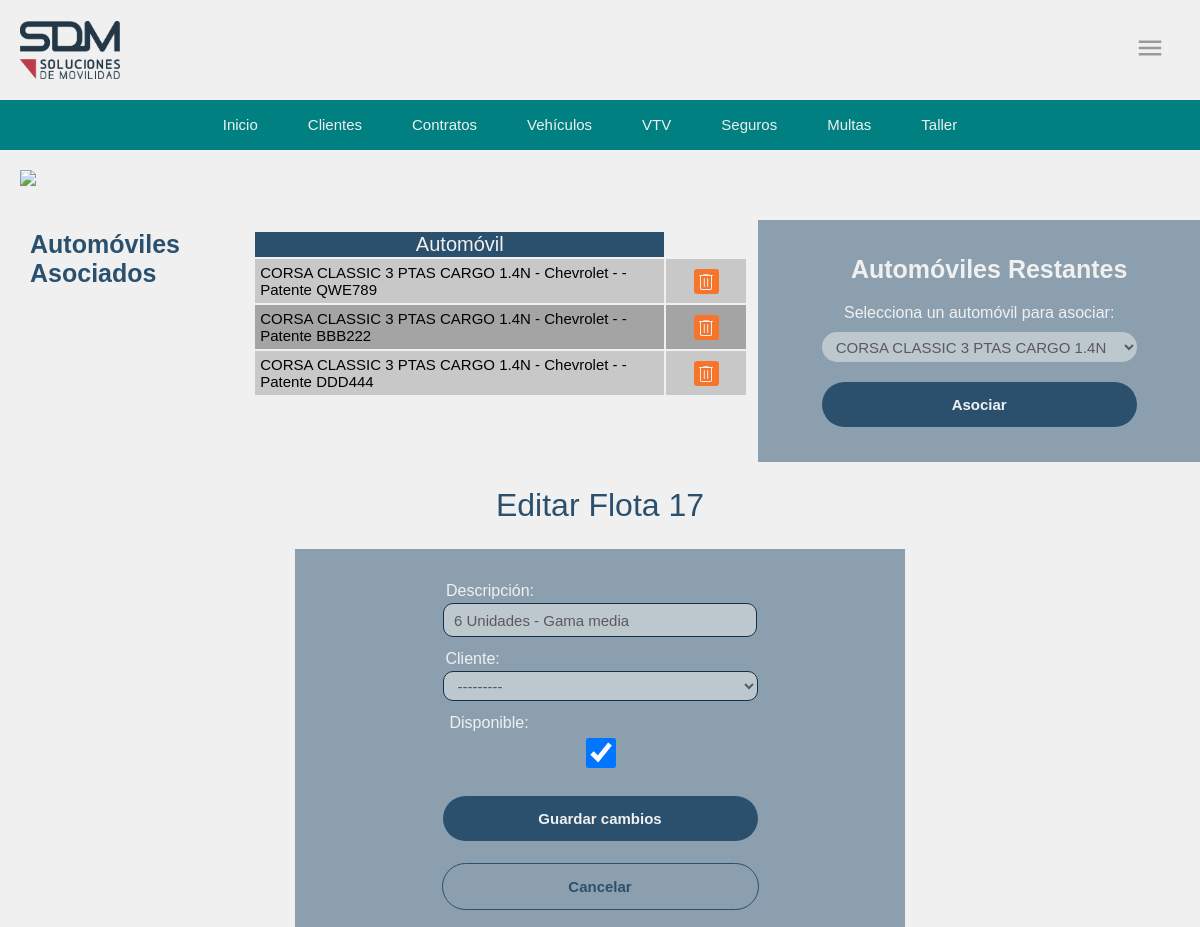
The app's page /operacion/flota/17/ (signed in) with its own data.
### operacion/models.py (models this page shows, shortened)
class Automovil(models.Model):
    marca = models.ForeignKey('Modelo', on_delete=models.RESTRICT, blank=False, null=False)
    Estado = models.ForeignKey(EstadoAutomovil, on_delete=models.RESTRICT, blank=True, null=True)
    anio = models.PositiveIntegerField()
    color = models.CharField(max_length=30)
    kilometraje = models.PositiveIntegerField()
    numero_chasis = models.CharField(max_length=30, verbose_name="Nº de Chasis", unique=True)
    numero_motor = models.CharField(max_length=30, verbose_name="Nº de Motor", unique=True)
    patente = models.CharField(max_length=10, unique=True)
    vtv = models.ForeignKey(Vtv, on_delete=models.RESTRICT)
    poliza = models.ForeignKey('PolizaSeguro',verbose_name="Póliza", on_delete=models.RESTRICT, blank=True, null=True)
    visibilidad = models.BooleanField(default=True)  # Campo de visibilidad para ocultar automóviles eliminados
    flota = models.ForeignKey(Flota, on_delete=models.RESTRICT, blank=True, null=True)
    titular = models.ForeignKey(Titular, on_delete=models.CASCADE, related_name='titular',null=True, blank=True)
    fecha_ultimo_servicio = models.DateField(blank=True, null=True)  # Fecha del último servicio
    km_ultimo_servicio = models.PositiveIntegerField(blank=True, null=True)  # Kilometraje del último servicio
    fecha_ultimo_siniestro = models.DateTimeField(blank=True, null=True)
    cantidad_de_sinistros = models.PositiveIntegerField(default=0)
    class Meta:
        verbose_name_plural = "Automóviles"

class Modelo(models.Model):
    nombre = models.CharField(max_length=50)
    marca = models.ForeignKey(Marca, on_delete=models.CASCADE, related_name="modelos")
    def __str__(self):
        return f"{self.nombre} - {self.marca.nombre}"

class Marca(models.Model):
    nombre = models.CharField(max_length=50, unique=True)

class Flota(models.Model):
    descripcion = models.CharField(max_length=1500, verbose_name="Descripción")
    cliente = models.ForeignKey(Cliente, on_delete=models.RESTRICT)
    disponible = models.BooleanField(default=True)
    class Meta:
        verbose_name_plural = "Flotas"

### operacion/views.py (the view)
# urls.py: path('flota/<int:pk>/', editar_flota, name='editar_flota'),
@login_required
def editar_flota(request, pk):
    flota = get_object_or_404(Flota, pk=pk)
    automoviles_asociados = Automovil.objects.filter(flota=flota).filter(visibilidad=True)
    automoviles_restantes = Automovil.objects.exclude(flota=flota).filter(visibilidad=True)
    if request.method == 'POST':
        form = FlotaForm(request.POST, instance=flota)
        if form.is_valid():
            form.save()
            return redirect('listado_flota')  # Redirigir al listado después de guardar
    else:
        form = FlotaForm(instance=flota)
    return render(request, 'flota/editar_flota.html', {
        'form': form,
        'flota': flota,
        'automoviles_asociados': automoviles_asociados,
        'automoviles_restantes': automoviles_restantes,
})

### operacion/forms.py
class FlotaForm(forms.ModelForm):
    class Meta:
        model = Flota
        fields = '__all__'  # Incluye todos los campos del modelo
        exclude=['visibilidad']
        widgets = {
            'descripcion': forms.TextInput(attrs={'placeholder': 'Cantidad de unidades y descripción'}),
        }
    def __init__(self, *args, **kwargs):
        super().__init__(*args, **kwargs)
        self.fields['cliente'].queryset = Cliente.objects.filter(visible=True)

### operacion/models.py (called while the page is built)
    def __str__(self):
        return f"{self.razon_social}"

### operacion/templates/flota/editar_flota.html (shortened to what this page needs)
{% load static %}
<!DOCTYPE html>
<html lang="en">
<head>
    <link rel="stylesheet" type="text/css" href="{% static './style_form.css' %}">
</head>
<body class="app">
    <div class="head">
        {% include 'cabecera.html' %}
        {% include 'bnav.html' %}
        <a href="{% url 'listado_flota' %}" class="btn-atras"><img src="{% static 'operacion/img/atras.svg' %}"></a>
    </div>
    <section class="tablas">
        <h2>Automóviles Asociados</h2>
        <table class="tabla-flota">
            <tr>
                <th>Automóvil</th>
            </tr>
            {% for auto in automoviles_asociados %}
            <tr>
                <td>
                    {{ auto.marca }} - {{ auto.modelo }} - Patente {{ auto.patente }}
                </td>
                <td>
                    <form class="acciones" method="post" action="{% url 'eliminar_asociacion' pk=flota.id auto_id=auto.id %}">
                        <button class="btn" type="submit"><img src="{% static 'operacion/img/eliminar_blanco.svg' %}" alt=""></button>
                    </form>
                </td>
            </tr>
        {% empty %}
            <tr>
                <td>
                  No hay automóviles asociados a esta flota.
                </td>
            </tr>
        {% endfor %}
        </table>
    <form method="post" action="{% url 'asociar_automovil' pk=flota.id %}">
        <h2>Automóviles Restantes</h2>
        <label for="automovil_select">Selecciona un automóvil para asociar:</label>
        <select name="automovil_id" id="automovil_select">
            {% for auto in automoviles_restantes %}
                <option value="{{ auto.id }}">{{ auto.marca }} - {{ auto.modelo }} (Patente: {{ auto.patente }})</option>
            {% empty %}
                <option disabled>No hay automóviles restantes.</option>
            {% endfor %}
        </select>
        <button type="submit">Asociar</button>
    </form>
</section>
    <h1>Editar Flota {{ flota.id }}</h1>
    <form method="post">
        {{ form.as_p }}
        <button type="submit">Guardar cambios</button>
        <a href="{% url 'listado_flota' %}">Cancelar</a>
    </form>
</body>
</html>

### operacion/static/style_form.css (style rules this page uses)
body { margin: 0; padding: 0; }
:root { --background: rgb(240,240,240); --foreground: rgb(42, 80, 110); }
.app { display: flex; flex-direction: column; justify-content: center; align-items: center; background-color: var(--background); }
.head { position: sticky; top: 0; z-index: 99; }
h1 { color:var(--foreground); font-family: Verdana, Geneva, Tahoma, sans-serif; font-weight: lighter; margin: 25px; }
form button { margin: 20px; width: 315px; height: 45px; background-color: rgb(42, 80, 110); border-radius: 50px; border: 0px; color: rgb(240,240,240); font-size: 15px; font-family: Verdana, Geneva, Tahoma, sans-serif; font-weight: bold; }
form a { margin: 2px; width: 315px; height: 45px; border-radius: 50px; border: solid 1px rgb(42, 80, 110); color: rgb(42, 80, 110); font-size: 15px; font-family: Verdana, Geneva, Tahoma, sans-serif; font-weight: bold; text-decoration: none; text-align: center; align-content: center; }

### operacion/static/style_cabecera.css (style rules this page uses)
body { margin: 0; padding: 0; }

### operacion/static/style_bnav.css (style rules this page uses)
body { margin: 0; padding: 0; }

### records on screen
Automovil: marca "CORSA CLASSIC 3 PTAS CARGO 1.4N - Chevrolet", patente "QWE789"
Automovil: marca "CORSA CLASSIC 3 PTAS CARGO 1.4N - Chevrolet", patente "BBB222"
Automovil: marca "CORSA CLASSIC 3 PTAS CARGO 1.4N - Chevrolet", patente "DDD444"
Flota: id "17", descripcion "6 Unidades - Gama media", cliente "---------", disponible "☑"

### other values on screen
form field automovil_id "CORSA CLASSIC 3 PTAS CARGO 1.4N - Chevrolet - (Patente: XCV567)"
